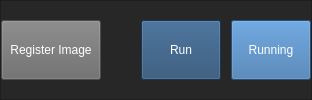
                    <widget class="QFrame" name="frame_BtnRun_ModGuiMain">
                     <property name="sizePolicy">
                      <sizepolicy hsizetype="Preferred" vsizetype="Preferred">
                       <horstretch>0</horstretch>
                       <verstretch>0</verstretch>
                      </sizepolicy>
                     </property>
                     <property name="minimumSize">
                      <size>
                       <width>100</width>
                       <height>50</height>
                      </size>
                     </property>
                     <property name="maximumSize">
                      <size>
                       <width>10000000</width>
                       <height>16777215</height>
                      </size>
                     </property>
                     <property name="styleSheet">
                      <string notr="true">background-color: rgb(0, 0, 0);
background-color: rgb(39, 39, 39);</string>
                     </property>
                     <property name="frameShape">
                      <enum>QFrame::StyledPanel</enum>
                     </property>
                     <property name="frameShadow">
                      <enum>QFrame::Raised</enum>
                     </property>
                     <layout class="QHBoxLayout" name="horizontalLayout_18">
                      <property name="spacing">
                       <number>0</number>
                      </property>
                      <property name="leftMargin">
                       <number>0</number>
                      </property>
                      <property name="topMargin">
                       <number>0</number>
                      </property>
                      <property name="rightMargin">
                       <number>0</number>
                      </property>
                      <property name="bottomMargin">
                       <number>0</number>
                      </property>
                      <item>
                       <layout class="QHBoxLayout" name="horizontalLayout_17">
                        <property name="spacing">
                         <number>0</number>
                        </property>
                        <item>
                         <widget class="QPushButton" name="btn_RegisterImage_ModGuiMain">
                          <property name="minimumSize">
                           <size>
                            <width>100</width>
                            <height>0</height>
                           </size>
                          </property>
                          <property name="maximumSize">
                           <size>
                            <width>150</width>
                            <height>60</height>
                           </size>
                          </property>
                          <property name="styleSheet">
                           <string notr="true">color: rgb(255, 255, 255);
background-color: rgb(106, 106, 106);</string>
                          </property>
                          <property name="text">
                           <string>Register Image</string>
                          </property>
                         </widget>
                        </item>
                        <item>
                         <spacer name="horizontalSpacer_3">
                          <property name="orientation">
                           <enum>Qt::Horizontal</enum>
                          </property>
                          <property name="sizeHint" stdset="0">
                           <size>
                            <width>40</width>
                            <height>20</height>
                           </size>
                          </property>
                         </spacer>
                        </item>
                        <item>
                         <widget class="QPushButton" name="btn_Run_ModGuiMain">
                          <property name="minimumSize">
                           <size>
                            <width>80</width>
                            <height>0</height>
                           </size>
                          </property>
                          <property name="maximumSize">
                           <size>
                            <width>100</width>
                            <height>60</height>
                           </size>
                          </property>
                          <property name="styleSheet">
                           <string notr="true">color: rgb(255, 255, 255);
background-color: rgb(37, 75, 113);</string>
                          </property>
                          <property name="text">
                           <string>Run</string>
                          </property>
                         </widget>
                        </item>
                        <item>
                         <spacer name="horizontalSpacer_4">
                          <property name="orientation">
                           <enum>Qt::Horizontal</enum>
                          </property>
                          <property name="sizeType">
                           <enum>QSizePolicy::Fixed</enum>
                          </property>
                          <property name="sizeHint" stdset="0">
                           <size>
                            <width>10</width>
                            <height>20</height>
                           </size>
                          </property>
                         </spacer>
                        </item>
                        <item>
                         <widget class="QPushButton" name="btn_Running_ModGuiMain">
                          <property name="maximumSize">
                           <size>
                            <width>100</width>
                            <height>60</height>
                           </size>
                          </property>
                          <property name="styleSheet">
                           <string notr="true">color: rgb(255, 255, 255);
background-color: rgb(56, 112, 168);</string>
                          </property>
                          <property name="text">
                           <string>Running</string>
                          </property>
                         </widget>
                        </item>
                       </layout>
                      </item>
                     </layout>
                    </widget>
